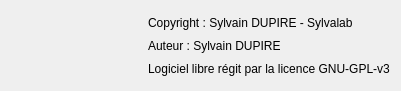
  <widget class="QWidget" name="horizontalLayoutWidget_2">
   <property name="geometry">
    <rect>
     <x>10</x>
     <y>710</y>
     <width>401</width>
     <height>91</height>
    </rect>
   </property>
   <property name="font">
    <font>
     <pointsize>9</pointsize>
    </font>
   </property>
   <layout class="QHBoxLayout" name="horizontalLayout_2">
    <property name="spacing">
     <number>0</number>
    </property>
    <item>
     <widget class="QLabel" name="label_8">
      <property name="font">
       <font>
        <pointsize>9</pointsize>
        <stylestrategy>PreferDefault</stylestrategy>
       </font>
      </property>
      <property name="pixmap">
       <pixmap>icon.png</pixmap>
      </property>
      <property name="alignment">
       <set>Qt::AlignCenter</set>
      </property>
     </widget>
    </item>
    <item>
     <layout class="QVBoxLayout" name="verticalLayout_3">
      <item>
       <widget class="QLabel" name="label_5">
        <property name="font">
         <font>
          <pointsize>9</pointsize>
         </font>
        </property>
        <property name="text">
         <string>Copyright : Sylvain DUPIRE - Sylvalab</string>
        </property>
       </widget>
      </item>
      <item>
       <widget class="QLabel" name="label_7">
        <property name="font">
         <font>
          <pointsize>9</pointsize>
         </font>
        </property>
        <property name="text">
         <string>Auteur : Sylvain DUPIRE</string>
        </property>
       </widget>
      </item>
      <item>
       <widget class="QLabel" name="label_6">
        <property name="font">
         <font>
          <pointsize>9</pointsize>
         </font>
        </property>
        <property name="text">
         <string>Logiciel libre régit par la licence GNU-GPL-v3</string>
        </property>
        <property name="textInteractionFlags">
         <set>Qt::LinksAccessibleByMouse</set>
        </property>
       </widget>
      </item>
     </layout>
    </item>
   </layout>
  </widget>
